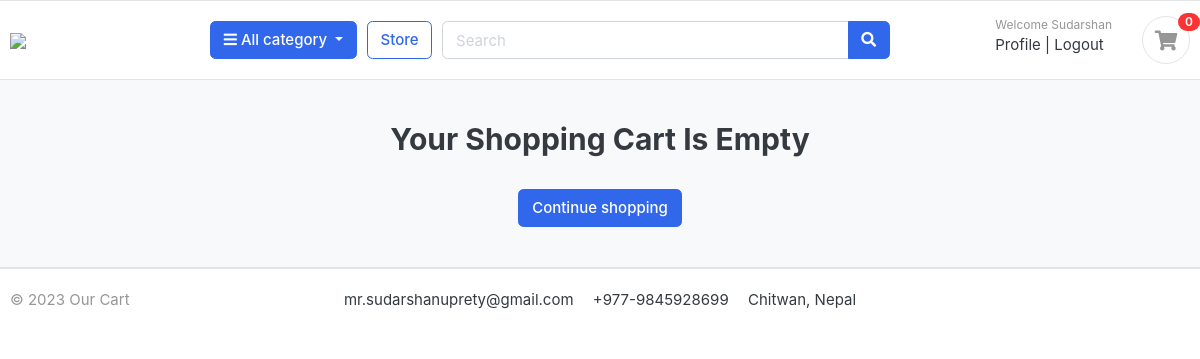
Before: /cart/ (signed in) with the older database file.
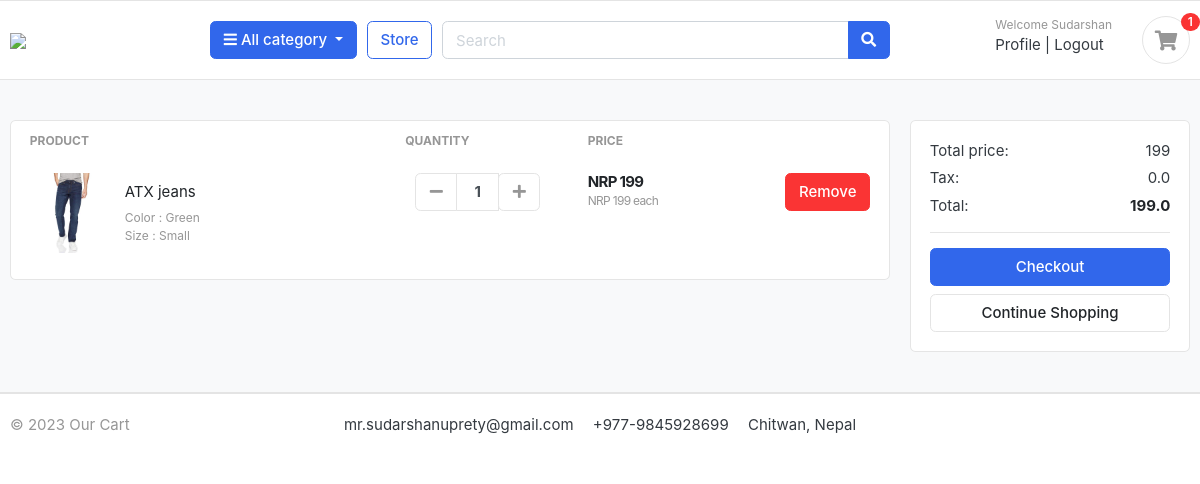
After: the same page with the newer database file.
### carts/models.py (models this page shows, shortened)
class CartItem(models.Model):
    user=models.ForeignKey(Account,on_delete=models.CASCADE,null=True)  #This is to make sure user also get assigned while adding the cartItem
    product=models.ForeignKey(Product,on_delete=models.CASCADE)
    variations=models.ManyToManyField(Variation,blank=True)
    cart=models.ForeignKey(Cart,on_delete=models.CASCADE,null=True)
    quantity=models.IntegerField()
    is_active=models.BooleanField(default=True)
    def sub_total(self):
        return self.product.price * self.quantity

### store/models.py (models this page shows, shortened)
class Product(models.Model):
    product_name = models.CharField(max_length=200, unique=True)
    slug = models.SlugField(max_length=200, unique=True)
    description = models.TextField(max_length=500, blank=True)
    price = models.IntegerField()
    images = models.ImageField(upload_to='photos/products')
    stock = models.IntegerField()
    is_available = models.BooleanField(default=True)
    category = models.ForeignKey(Category, on_delete=models.CASCADE)
    created_date = models.DateTimeField(auto_now_add=True)
    modified_date = models.DateTimeField(auto_now=True)
    def get_url(self):
        return reverse('product_detail',args=[self.category.slug,self.slug])

class Variation(models.Model):
    product=models.ForeignKey(Product,on_delete=models.CASCADE)
    variation_category=models.CharField(max_length=100,choices=variation_category_choice)
    variation_value=models.CharField(max_length=100)
    is_active=models.BooleanField(default=True)
    created_date=models.DateTimeField(auto_now=True)
    objects=VariationManager()

### carts/views.py (the view)
# urls.py: path('', views.cart, name='cart'),
def cart(request, total=0, quantity=0, cart_items=None):
    try:
        tax = 0
        grand_total = 0
        if request.user.is_authenticated:
            cart_items = CartItem.objects.filter(user=request.user, is_active=True)
        else:
            cart = Cart.objects.get(cart_id=_cart_id(request))
            cart_items = CartItem.objects.filter(cart=cart, is_active=True)
        for cart_item in cart_items:
            total += (cart_item.product.price*cart_item.quantity)
            quantity += cart_item.quantity
        tax = (0*total)/100
        grand_total = total+tax
    except ObjectDoesNotExist:
        pass  # just ignoring
    context = {
        'total': total,
        'quantity': quantity,
        'cart_items': cart_items,
        'tax': tax,
        'grand_total': grand_total,
    }
    return render(request, 'store/cart.html', context)

### carts/context_processor.py (called while the page is built)
def counter(request):
    cart_count=0
    if 'admin' in request.path:
        return {}
    else:
        try:
            cart=Cart.objects.filter(cart_id=_cart_id(request))
            if request.user.is_authenticated:
                cart_items=CartItem.objects.all().filter(user=request.user)
            else:
                cart_items=CartItem.objects.all().filter(cart=cart[:1])
            for cart_item in cart_items:
                cart_count+=cart_item.quantity
        except Cart.DoesNotExist:
            cart_count=0
    return dict(cart_count=cart_count)

### carts/views.py (called while the page is built)
def _cart_id(request):  # this function will get the cart id and will use that cart id in add_cart function
    cart = request.session.session_key
    if not cart:
        cart = request.session.create()
    return cart

### category/context_processors.py (called while the page is built)
def menu_links(request):
    links=Category.objects.all()
    return dict(links=links)

### category/models.py (called while the page is built)
    def get_url(self):
        return reverse('products_by_categories',args=[self.slug])

### templates/store/cart.html (shortened to what this page needs)
{% extends 'base.html'%}
{%load static%}
{%block content%}
<section class="section-content padding-y bg">
    <div class="container">
    {%if not cart_items%}
        <h2 class="text-center">Your Shopping Cart Is Empty</h2>
        <br>
        <div class="text-center">
            <a href="{%url 'store'%}" class="btn btn-primary">Continue shopping</a>
        </div>
    {% else %}
    <div class="row">
        <aside class="col-lg-9">
    <div class="card">
    <table class="table table-borderless table-shopping-cart">
    <thead class="text-muted">
    <tr class="small text-uppercase">
      <th scope="col">Product</th>
      <th scope="col" width="120">Quantity</th>
      <th scope="col" width="120">Price</th>
      <th scope="col" class="text-right" width="200"> </th>
    </tr>
    </thead>
    <tbody>
    {%for cart_item in cart_items%}
    <tr>
        <td>
            <figure class="itemside align-items-center">
                <div class="aside"><img src="{{ cart_item.product.images.url }}" class="img-sm"></div>
                <figcaption class="info">
                    <a href="{{cart_item.product.get_url}}" class="title text-dark">{{cart_item.product.product_name}}</a>
                    <p class="text-muted small">
                        {% if cart_item.variations.all %}
                        {% for item in cart_item.variations.all %}
                            {{ item.variation_category | capfirst }} :
                            {{ item.variation_value | capfirst}}<br>
                        {% endfor %}
                    {% endif %}
                    </p>
                </figcaption>
            </figure>
        </td>
        <td>
                        <div class="col">
                            <div class="input-group input-spinner">
                                <div class="input-group-prepend">
                                <a href="{%url 'remove_cart' cart_item.product.id cart_item.id%}" class="btn btn-light" type="button" id="button-plus"> <i class="fa fa-minus"></i> </a>
                                </div>
                                <input type="text" class="form-control"  value="{{cart_item.quantity}}">
                                <div class="input-group-append">
                                    <form action="{%url 'add_cart' cart_item.product.id%}" method="POST">
                                        <button  class="btn btn-light" type="submit" id="button-minus"> <i class="fa fa-plus"></i> </button>
                                    </form>
                                </div>
                            </div>
                        </div>
        </td>
        <td>
            <div class="price-wrap">
                <var class="price">NRP {{cart_item.sub_total}}</var>
                <small class="text-muted">NRP {{cart_item.product.price}} each</small>
            </div>
        </td>
        <td class="text-right">
        <a href="{%url 'remove_cart_item' cart_item.product.id cart_item.id%}" onclick="return confirm('Are you sure in delete this item ?')" class="btn btn-danger"> Remove</a>
        </td>
    </tr>
    {%endfor%}
    </tbody>
    </table>
    </div>
        </aside>
        <aside class="col-lg-3">
            <div class="card">
            <div class="card-body">
                <dl class="dlist-align">
                  <dt>Total price:</dt>
                  <dd class="text-right">{{total}}</dd>
                </dl>
                <dl class="dlist-align">
                  <dt>Tax:</dt>
                  <dd class="text-right"> {{tax}}</dd>
                </dl>
                <dl class="dlist-align">
                  <dt>Total:</dt>
                  <dd class="text-right text-dark b"><strong>{{grand_total}}</strong></dd>
                </dl>
                <hr>
                <a href="{%url 'checkout'%}" class="btn btn-primary btn-block"> Checkout </a>
                <a href="{%url 'store'%}" class="btn btn-light btn-block">Continue Shopping</a>
            </div>
            </div>
    </aside>
    </div>
    {%endif%}
    </div>
    </section>
{%endblock%}

### templates/includes/navbar.html (shortened to what this page needs)
{%load static%}
<header class="section-header">
    <section class="header-main border-bottom">
        <div class="container">
    <div class="row align-items-center">
        <div class="col-lg-2 col-md-3 col-6">
            <a href="{%url 'home'%}" class="brand-wrap">
                <img class="logo" src="https://pbs.twimg.com/media/FutpaMIacAAhOjN?format=png&name=small">
            </a>
        </div>
        <div class="col-lg col-sm col-md col-6 flex-grow-0">
            <div class="category-wrap dropdown d-inline-block float-right">
                <button type="button" class="btn btn-primary dropdown-toggle" data-toggle="dropdown">
                    <i class="fa fa-bars"></i> All category
                </button>
            </div>
        </div>
        <a href="{%url 'store'%}" class="btn btn-outline-primary">Store</a>
        <div class="col-lg  col-md-6 col-sm-12 col">
            <form action="{%url 'search'%}" class="search" method="GET">
                <div class="input-group w-100">
                    <input type="text" class="form-control" style="width:60%;" placeholder="Search" name="keyword">
                    <div class="input-group-append">
                      <button class="btn btn-primary" type="submit">
                        <i class="fa fa-search"></i>
                      </button>
                    </div>
                </div>
            </form>
        </div>
        <div class="col-lg-3 col-sm-6 col-8 order-2 order-lg-3">
                    <div class="d-flex justify-content-end mb-3 mb-lg-0">
                        {%if user.id is None%}
                        <div class="widget-header">
                            <small class="title text-muted">Welcome guest!</small>
                            <div>
                                <a href="{%url 'login'%}">Sign in</a> <span class="dark-transp"> | </span>
                                <a href="{%url 'register'%}"> Register</a>
                            </div>
                        </div>
                        {%else%}
                        <div class="widget-header">
                            <small class="title text-muted">Welcome {{user.first_name}}</small>
                            <div>
                                <a href="{%url 'dashboard'%}">Profile</a> <span class="dark-transp"> | </span>
                                <a href="{%url 'logout'%}"> Logout</a>
                            </div>
                        </div>
                        {%endif%}
                        <a href="{%url 'cart'%}" class="widget-header pl-3 ml-3">
                            <div class="icon icon-sm rounded-circle border"><i class="fa fa-shopping-cart"></i></div>
                            <span class="badge badge-pill badge-danger notify">{{cart_count}}</span>
                        </a>
                    </div>
                </div>
    </div>
        </div>
    </section>
    </header>

Changed rows visible on the page:
added CartItem: product.images (picture), product.product_name "ATX jeans", quantity "1", sub_total "199", product.price "199"
now on this page (row unchanged): Variation: variation_category "Color", variation_value "Green"
now on this page (row unchanged): Variation: variation_category "Size", variation_value "Small"
Other visible differences:
{{ cart_count }}: "0" → "1"
{{ total }}: (not shown) → "199"
{{ tax }}: (not shown) → "0.0"
{{ grand_total }}: (not shown) → "199.0"
text no longer shown: "Your Shopping Cart Is Empty Continue shopping"
text now shown: "PRODUCT QUANTITY PRICE Total price: Tax: Total: Checkout Continue Shopping"
